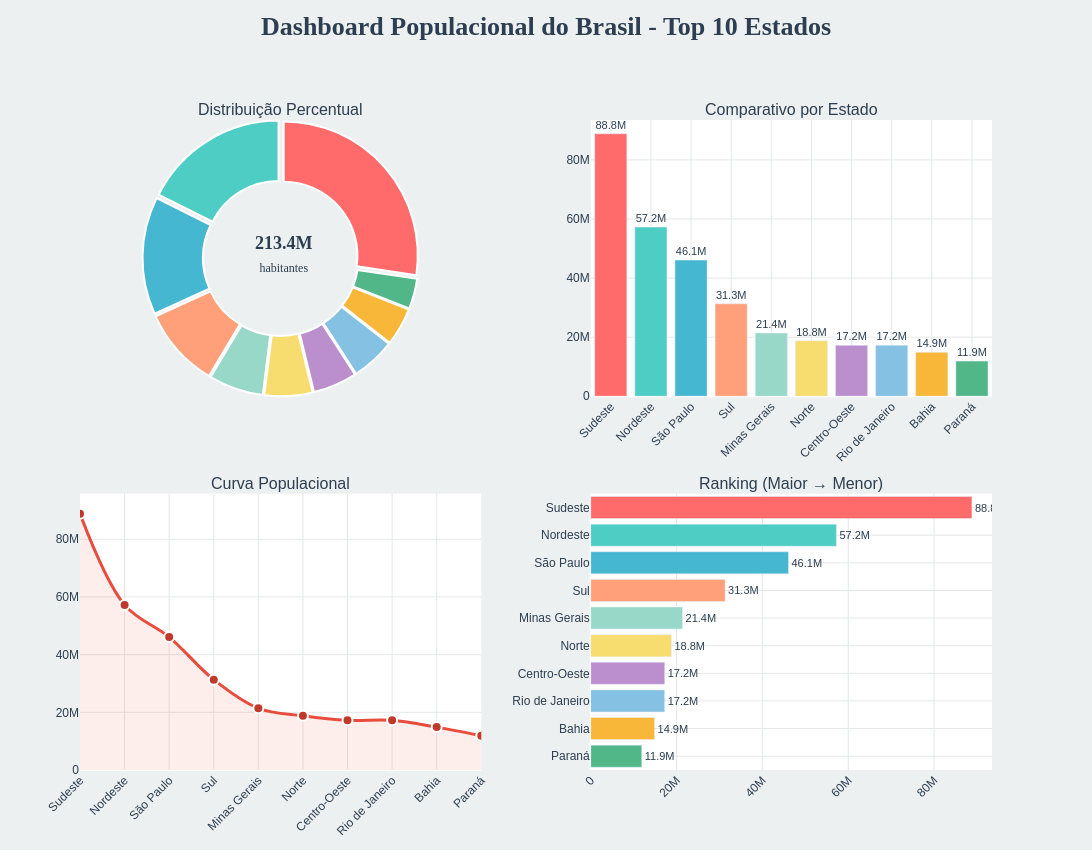

This figure's notebook cell:
### Code cell
COLORS = [
    '#FF6B6B', '#4ECDC4', '#45B7D1', '#FFA07A', '#98D8C8',
    '#F7DC6F', '#BB8FCE', '#85C1E2', '#F8B739', '#52B788'
]

# ⚙️ Configurações de Gráfico
CHART_CONFIG = {
    'height': 850,
    'width': 1400,
    'horizontal_spacing': 0.12,
    'vertical_spacing': 0.15
}

STYLE_CONFIG = {
    'paper_bgcolor': '#ECF0F1',
    'plot_bgcolor': '#FFFFFF',
    'grid_color': '#E5E8E8',
    'primary_color': '#2C3E50',
    'accent_color': '#E74C3C'
}

# 🔧 Ajusta e prepara dados
def preparar_dados(df, n_top=10):
    # Garantir que as colunas tenham nomes uniformes
    df = df.rename(columns={
        'BRASIL E UNIDADES DA FEDERAÇÃO': 'Regiao',
        'BRASIL E UNIDADES DA FEDERACAO': 'Regiao',  # alternativa
        'População': 'Populacao'
    })
    
    # 🔹 Pega o total da linha "Brasil"
    total_brasil = df.loc[df['Regiao'].str.lower() == 'brasil', 'Populacao'].values[0]
    
    # 🔹 Remove Brasil e pega os 10 maiores estados
    df_estados = df.loc[df['Regiao'].str.lower() != 'brasil'].copy()
    top_n = df_estados.nlargest(n_top, 'Populacao').copy()
    
    # Calcula percentuais e textos auxiliares
    top_n['Percentual'] = (top_n['Populacao'] / total_brasil * 100).round(1)
    top_n['Label_Legenda'] = top_n['Regiao'] + ' (' + top_n['Percentual'].astype(str) + '%)'
    top_n['Pop_Milhoes'] = (top_n['Populacao'] / 1_000_000).round(1).astype(str) + 'M'
    
    return top_n, total_brasil


# 🥧 Gráfico de Pizza
def criar_grafico_pizza(top_10):
    pie = go.Pie(
        labels=top_10['Label_Legenda'],
        values=top_10['Populacao'],
        hole=0.55,
        marker=dict(colors=COLORS, line=dict(color='#FFFFFF', width=2)),
        textinfo='none',
        hoverinfo='label+value+percent',
        hovertemplate='<b>%{label}</b><br>População: %{value:,.0f}<extra></extra>',
        pull=[0.03] * len(top_10),
        name='Distribuição',
        showlegend=False
    )
    return pie


# 📊 Barras Verticais
def criar_grafico_barras_verticais(top_10):
    return go.Bar(
        x=top_10['Regiao'],
        y=top_10['Populacao'],
        name='População',
        marker_color=COLORS,
        text=top_10['Pop_Milhoes'],
        textposition='outside',
        textfont=dict(size=11, family='Arial'),
        hovertemplate='<b>%{x}</b><br>População: %{y:,.0f}<extra></extra>'
    )


# 📈 Linha
def criar_grafico_linha(top_10):
    return go.Scatter(
        x=top_10['Regiao'],
        y=top_10['Populacao'],
        mode='lines+markers',
        name='Tendência',
        line=dict(color=STYLE_CONFIG['accent_color'], width=3, shape='spline'),
        marker=dict(size=10, color='#C0392B', line=dict(width=2, color='white')),
        hovertemplate='<b>%{x}</b><br>População: %{y:,.0f}<extra></extra>',
        fill='tozeroy',
        fillcolor='rgba(231, 76, 60, 0.1)'
    )


# 📊 Barras Horizontais
def criar_grafico_barras_horizontais(top_10):
    top_10_inv = top_10.iloc[::-1]
    return go.Bar(
        y=top_10_inv['Regiao'],
        x=top_10_inv['Populacao'],
        orientation='h',
        marker_color=COLORS[::-1],
        text=top_10_inv['Pop_Milhoes'],
        textposition='outside',
        textfont=dict(size=11, family='Arial'),
        hovertemplate='<b>%{y}</b><br>População: %{x:,.0f}<extra></extra>'
    )


# 🧩 Monta o Dashboard Final
def criar_dashboard(df):
    top_10, total = preparar_dados(df)
    
    fig = make_subplots(
        rows=2, cols=2,
        subplot_titles=('Distribuição Percentual', 'Comparativo por Estado', 'Curva Populacional', 'Ranking (Maior → Menor)'),
        specs=[[{"type": "pie"}, {"type": "bar"}],
                [{"type": "scatter"}, {"type": "bar"}]],
        horizontal_spacing=CHART_CONFIG['horizontal_spacing'],
        vertical_spacing=CHART_CONFIG['vertical_spacing']
    )
    
    fig.add_trace(criar_grafico_pizza(top_10), row=1, col=1)
    fig.add_trace(criar_grafico_barras_verticais(top_10), row=1, col=2)
    fig.add_trace(criar_grafico_linha(top_10), row=2, col=1)
    fig.add_trace(criar_grafico_barras_horizontais(top_10), row=2, col=2)
    
    # 🔸 Anotação com total no centro superior
    fig.add_annotation(
        text=f'<b>{total/1_000_000:.1f}M</b><br><span style="font-size:12px">habitantes</span>',
        x=0.19, y=0.83,
        xref='paper', yref='paper',
        font=dict(size=18, color=STYLE_CONFIG['primary_color'], family='Arial Black'),
        showarrow=False,
        align='center'
    )
    
    # 🔧 Layout
    fig.update_layout(
        height=CHART_CONFIG['height'],
        width=CHART_CONFIG['width'],
        title={
            'text': '<b>Dashboard Populacional do Brasil - Top 10 Estados</b>',
            'y': 0.98,
            'x': 0.5,
            'xanchor': 'center',
            'yanchor': 'top',
            'font': dict(size=26, color=STYLE_CONFIG['primary_color'], family='Arial Black')
        },
        showlegend=False,
        paper_bgcolor=STYLE_CONFIG['paper_bgcolor'],
        plot_bgcolor=STYLE_CONFIG['plot_bgcolor'],
        font=dict(size=12, family='Arial', color=STYLE_CONFIG['primary_color']),
        margin=dict(l=80, r=100, t=120, b=80),
        hovermode='closest'
    )
    
    fig.update_xaxes(showgrid=True, gridcolor=STYLE_CONFIG['grid_color'], tickangle=-45)
    fig.update_yaxes(showgrid=True, gridcolor=STYLE_CONFIG['grid_color'])
    
    fig.update_traces(
        hoverlabel=dict(
            bgcolor="white",
            font_size=13,
            font_family="Arial",
            bordercolor=STYLE_CONFIG['primary_color']
        )
    )
    return fig


# 🔹 Execução
fig = criar_dashboard(df)
fig.show()

### Figure 1 — Plotly figure (JSON) as saved in the notebook; plotly's stock layout.template omitted (floating-point values rounded to 4 significant figures)
{"data": [{"domain": {"x": [0, 0.44], "y": [0.575, 1]}, "hole": 0.55, "hoverinfo": "label+value+percent", "hoverlabel": {"bgcolor": "white", "bordercolor": "#2C3E50", "font": {"family": "Arial", "size": 13}}, "hovertemplate": "<b>%{label}</b><br>População: %{value:,.0f}<extra></extra>", "labels": ["Sudeste (41.6%)", "Nordeste (26.8%)", "São Paulo (21.6%)", "Sul (14.7%)", "Minas Gerais (10.0%)", "Norte (8.8%)", "Centro-Oeste (8.1%)", "Rio de Janeiro (8.1%)", "Bahia (7.0%)", "Paraná (5.6%)"], "marker": {"colors": ["#FF6B6B", "#4ECDC4", "#45B7D1", "#FFA07A", "#98D8C8", "#F7DC6F", "#BB8FCE", "#85C1E2", "#F8B739", "#52B788"], "line": {"color": "#FFFFFF", "width": 2}}, "name": "Distribuição", "pull": [0.03, 0.03, 0.03, 0.03, 0.03, 0.03, 0.03, 0.03, 0.03, 0.03], "showlegend": false, "textinfo": "none", "type": "pie", "values": [88830000.0, 57240000.0, 46080000.0, 31310000.0, 21390000.0, 18800000.0, 17240000.0, 17220000.0, 14870000.0, 11890000.0]}, {"hoverlabel": {"bgcolor": "white", "bordercolor": "#2C3E50", "font": {"family": "Arial", "size": 13}}, "hovertemplate": "<b>%{x}</b><br>População: %{y:,.0f}<extra></extra>", "marker": {"color": ["#FF6B6B", "#4ECDC4", "#45B7D1", "#FFA07A", "#98D8C8", "#F7DC6F", "#BB8FCE", "#85C1E2", "#F8B739", "#52B788"]}, "name": "População", "text": ["88.8M", "57.2M", "46.1M", "31.3M", "21.4M", "18.8M", "17.2M", "17.2M", "14.9M", "11.9M"], "textfont": {"family": "Arial", "size": 11}, "textposition": "outside", "type": "bar", "x": ["Sudeste", "Nordeste", "São Paulo", "Sul", "Minas Gerais", "Norte", "Centro-Oeste", "Rio de Janeiro", "Bahia", "Paraná"], "xaxis": "x", "y": [88830000.0, 57240000.0, 46080000.0, 31310000.0, 21390000.0, 18800000.0, 17240000.0, 17220000.0, 14870000.0, 11890000.0], "yaxis": "y"}, {"fill": "tozeroy", "fillcolor": "rgba(231, 76, 60, 0.1)", "hoverlabel": {"bgcolor": "white", "bordercolor": "#2C3E50", "font": {"family": "Arial", "size": 13}}, "hovertemplate": "<b>%{x}</b><br>População: %{y:,.0f}<extra></extra>", "line": {"color": "#E74C3C", "shape": "spline", "width": 3}, "marker": {"color": "#C0392B", "line": {"color": "white", "width": 2}, "size": 10}, "mode": "lines+markers", "name": "Tendência", "type": "scatter", "x": ["Sudeste", "Nordeste", "São Paulo", "Sul", "Minas Gerais", "Norte", "Centro-Oeste", "Rio de Janeiro", "Bahia", "Paraná"], "xaxis": "x2", "y": [88830000.0, 57240000.0, 46080000.0, 31310000.0, 21390000.0, 18800000.0, 17240000.0, 17220000.0, 14870000.0, 11890000.0], "yaxis": "y2"}, {"hoverlabel": {"bgcolor": "white", "bordercolor": "#2C3E50", "font": {"family": "Arial", "size": 13}}, "hovertemplate": "<b>%{y}</b><br>População: %{x:,.0f}<extra></extra>", "marker": {"color": ["#52B788", "#F8B739", "#85C1E2", "#BB8FCE", "#F7DC6F", "#98D8C8", "#FFA07A", "#45B7D1", "#4ECDC4", "#FF6B6B"]}, "orientation": "h", "text": ["11.9M", "14.9M", "17.2M", "17.2M", "18.8M", "21.4M", "31.3M", "46.1M", "57.2M", "88.8M"], "textfont": {"family": "Arial", "size": 11}, "textposition": "outside", "type": "bar", "x": [11890000.0, 14870000.0, 17220000.0, 17240000.0, 18800000.0, 21390000.0, 31310000.0, 46080000.0, 57240000.0, 88830000.0], "xaxis": "x3", "y": ["Paraná", "Bahia", "Rio de Janeiro", "Centro-Oeste", "Norte", "Minas Gerais", "Sul", "São Paulo", "Nordeste", "Sudeste"], "yaxis": "y3"}], "layout": {"annotations": [{"font": {"size": 16}, "showarrow": false, "text": "Distribuição Percentual", "x": 0.22, "xanchor": "center", "xref": "paper", "y": 1, "yanchor": "bottom", "yref": "paper"}, {"font": {"size": 16}, "showarrow": false, "text": "Comparativo por Estado", "x": 0.78, "xanchor": "center", "xref": "paper", "y": 1, "yanchor": "bottom", "yref": "paper"}, {"font": {"size": 16}, "showarrow": false, "text": "Curva Populacional", "x": 0.22, "xanchor": "center", "xref": "paper", "y": 0.425, "yanchor": "bottom", "yref": "paper"}, {"font": {"size": 16}, "showarrow": false, "text": "Ranking (Maior → Menor)", "x": 0.78, "xanchor": "center", "xref": "paper", "y": 0.425, "yanchor": "bottom", "yref": "paper"}, {"align": "center", "font": {"color": "#2C3E50", "family": "Arial Black", "size": 18}, "showarrow": false, "text": "<b>213.4M</b><br><span style=\"font-size:12px\">habitantes</span>", "x": 0.19, "xref": "paper", "y": 0.83, "yref": "paper"}], "font": {"color": "#2C3E50", "family": "Arial", "size": 12}, "height": 850, "hovermode": "closest", "margin": {"b": 80, "l": 80, "r": 100, "t": 120}, "paper_bgcolor": "#ECF0F1", "plot_bgcolor": "#FFFFFF", "showlegend": false, "title": {"font": {"color": "#2C3E50", "family": "Arial Black", "size": 26}, "text": "<b>Dashboard Populacional do Brasil - Top 10 Estados</b>", "x": 0.5, "xanchor": "center", "y": 0.98, "yanchor": "top"}, "width": 1400, "xaxis": {"anchor": "y", "domain": [0.56, 1], "gridcolor": "#E5E8E8", "showgrid": true, "tickangle": -45}, "xaxis2": {"anchor": "y2", "domain": [0, 0.44], "gridcolor": "#E5E8E8", "showgrid": true, "tickangle": -45}, "xaxis3": {"anchor": "y3", "domain": [0.56, 1], "gridcolor": "#E5E8E8", "showgrid": true, "tickangle": -45}, "yaxis": {"anchor": "x", "domain": [0.575, 1], "gridcolor": "#E5E8E8", "showgrid": true}, "yaxis2": {"anchor": "x2", "domain": [0, 0.425], "gridcolor": "#E5E8E8", "showgrid": true}, "yaxis3": {"anchor": "x3", "domain": [0, 0.425], "gridcolor": "#E5E8E8", "showgrid": true}}}
